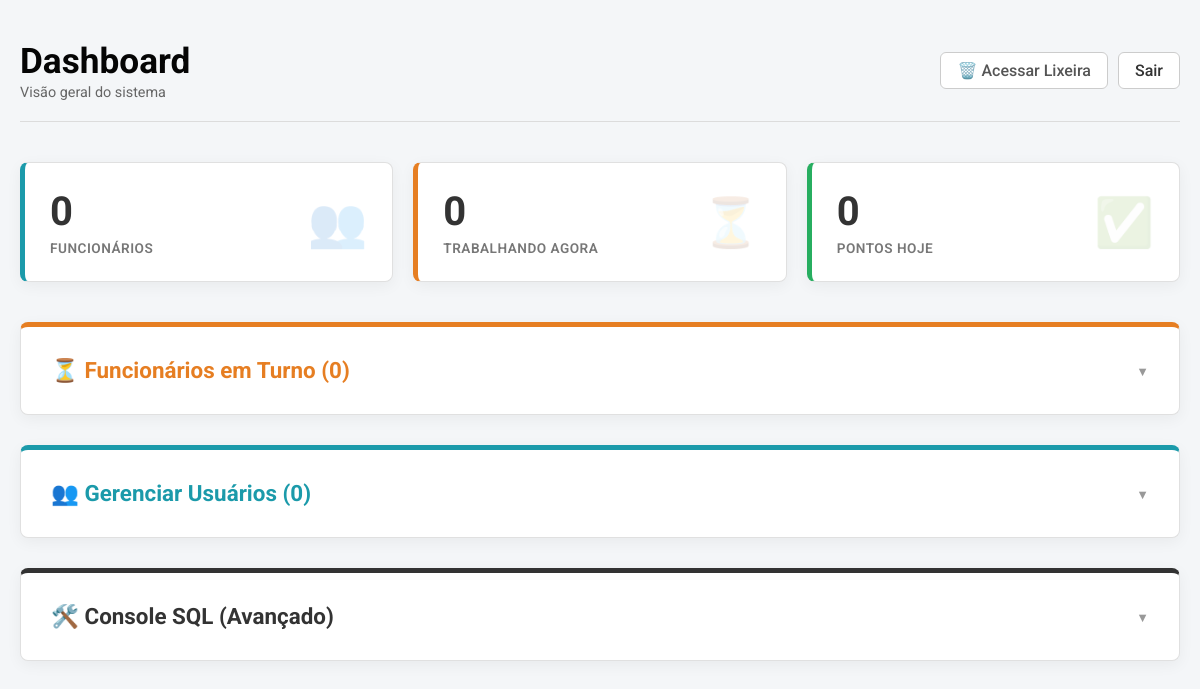
The app's page /adm.php (signed in), older data.
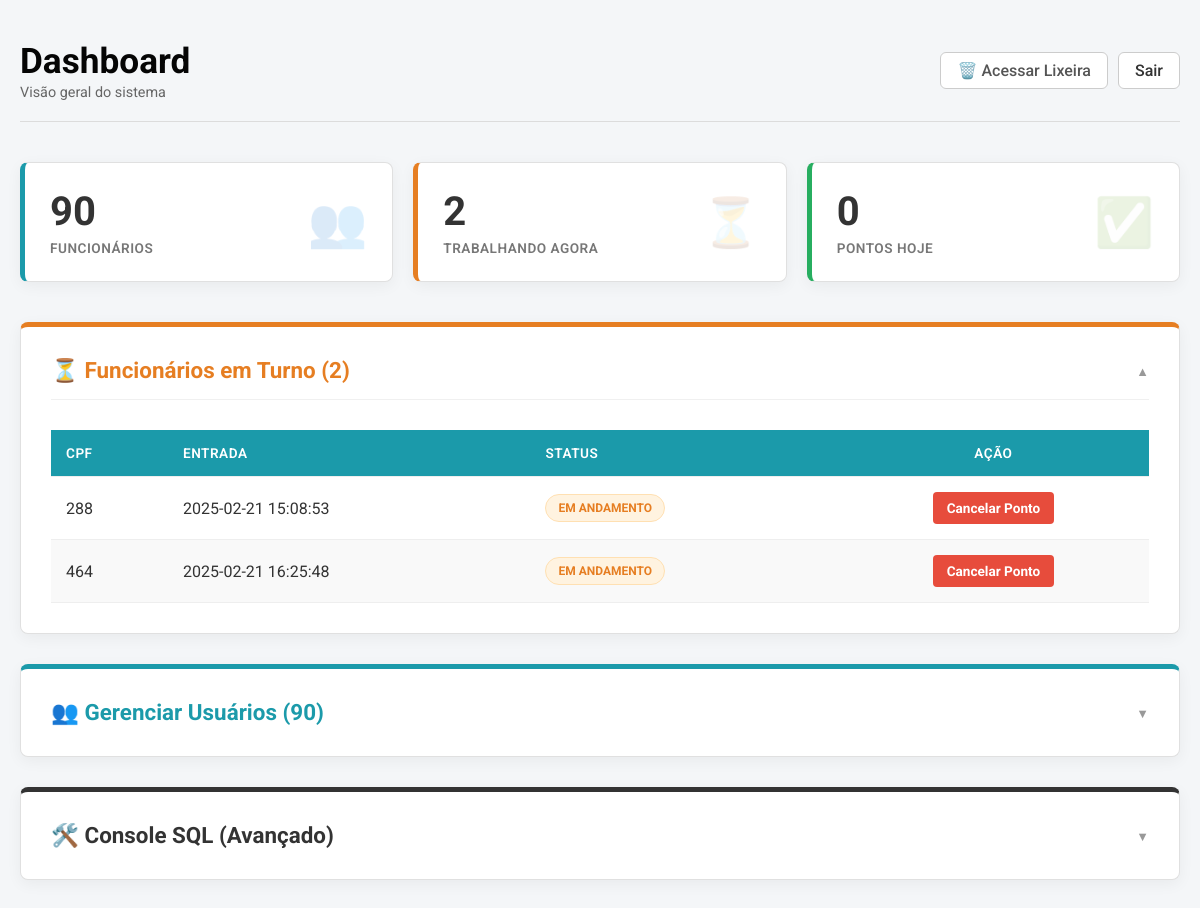
The same page, newer data.
### tables this page shows
CREATE TABLE temp (cpf INTEGER NOT NULL, entrada datetime, FOREIGN KEY(cpf) REFERENCES usuarios (cpf));

### adm.php (the view, shortened to what this page needs)
<?php
$dbPath = "./DB/db_pontos.db";
$db = new SQLite3($dbPath);
$countUsers = $db->querySingle("SELECT COUNT(*) FROM usuarios");
$countWorking = $db->querySingle("SELECT COUNT(*) FROM temp");
$today = date('Y-m-d');
$countPontosHoje = $db->querySingle("SELECT COUNT(*) FROM pontos WHERE date(entrada) = '$today'");
$registrosTemp = [];
$res = $db->query("SELECT * FROM temp");
while ($row = $res->fetchArray(SQLITE3_ASSOC)) $registrosTemp[] = $row;
?>
<!DOCTYPE html>
<html lang="pt-BR">
<head>
    <link rel="stylesheet" href="./styles/styleadm.css">
</head>
<body>
    <div class="main-container">
        <div class="header-section">
            <div>
                <h1>Dashboard</h1>
                <span style="color: #666; font-size: 0.9rem;">Visão geral do sistema</span>
            </div>
            <div class="header-actions">
                <a href="lixeira.php" class="btn-trash" target="_blank">🗑️ Acessar Lixeira</a>
                <a href="login.php" class="btn-logout">Sair</a>
            </div>
        </div>
        <div class="dashboard-grid">
            <div class="stat-card blue">
                <div class="stat-info"><h3><?php echo $countUsers; ?></h3><p>Funcionários</p></div>
                <div class="stat-icon">👥</div>
            </div>
            <div class="stat-card orange">
                <div class="stat-info"><h3><?php echo $countWorking; ?></h3><p>Trabalhando Agora</p></div>
                <div class="stat-icon">⏳</div>
            </div>
            <div class="stat-card green">
                <div class="stat-info"><h3><?php echo $countPontosHoje; ?></h3><p>Pontos Hoje</p></div>
                <div class="stat-icon">✅</div>
            </div>
        </div>
        <details class="card" style="border-top-color: #e67e22;" <?php if(count($registrosTemp) > 0) echo 'open'; ?>>
            <summary>
                <h2 style="color: #e67e22;">⏳ Funcionários em Turno (<?php echo count($registrosTemp); ?>)</h2>
                <div class="toggle-icon"></div>
            </summary>
            <div class="card-content">
                <div class="table-responsive">
                    <?php if (count($registrosTemp) > 0): ?>
                    <table>
                        <thead>
                            <tr>
                                <th>CPF</th>
                                <th>Entrada</th>
                                <th>Status</th>
                                <th style="text-align: center;">Ação</th>
                            </tr>
                        </thead>
                        <tbody>
                            <?php foreach ($registrosTemp as $reg) { ?>
                            <tr>
                                <td><?php echo $reg['cpf']; ?></td>
                                <td><?php echo $reg['entrada']; ?></td>
                                <td><span class="badge badge-working">Em andamento</span></td>
                                <td style="text-align: center;">
                                    <form method="post" onsubmit="return confirm('Mover este ponto para a LIXEIRA? Isso encerrará o ponto com o horário atual.');">
                                        <button class="btn-delete" type="submit" name="excluir_registro_temp">Cancelar Ponto</button>
                                    </form>
                                </td>
                            </tr>
                            <?php } ?>
                        </tbody>
                    </table>
                    <?php else: ?><p>Nenhum ponto em aberto no momento.</p><?php endif; ?>
                </div>
            </div>
        </details>
        <details class="card">
            <summary>
                <h2>👥 Gerenciar Usuários (<?php echo $countUsers; ?>)</h2>
                <div class="toggle-icon"></div>
            </summary>
        </details>
        <details class="card" style="border-top-color: #333;">
            <summary>
                <h2 style="color: #333;">🛠️ Console SQL (Avançado)</h2>
                <div class="toggle-icon"></div>
            </summary>
        </details>
    </div>
</body>
</html>

Row changes from the older to the newer data that the page shows:
added temp: cpf "288", entrada "2025-02-21 15:08:53"
added temp: cpf "464", entrada "2025-02-21 16:25:48"
Text that changed along with them:
$countUsers: "0" → "90"
$countWorking: "0" → "2"
count($registrosTemp): "0" → "2"
text now shown: "CPF ENTRADA STATUS AÇÃO"
